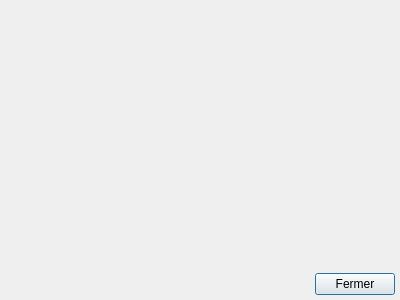
<?xml version="1.0" encoding="UTF-8"?>
<ui version="4.0">
 <class>BaseDialog</class>
 <widget class="QDialog" name="BaseDialog">
  <property name="windowModality">
   <enum>Qt::WindowModal</enum>
  </property>
  <property name="geometry">
   <rect>
    <x>0</x>
    <y>0</y>
    <width>400</width>
    <height>300</height>
   </rect>
  </property>
  <property name="sizePolicy">
   <sizepolicy hsizetype="MinimumExpanding" vsizetype="MinimumExpanding">
    <horstretch>0</horstretch>
    <verstretch>0</verstretch>
   </sizepolicy>
  </property>
  <property name="windowTitle">
   <string>Dialog</string>
  </property>
  <layout class="QVBoxLayout" name="verticalLayout">
   <property name="spacing">
    <number>-1</number>
   </property>
   <property name="leftMargin">
    <number>5</number>
   </property>
   <property name="topMargin">
    <number>5</number>
   </property>
   <property name="rightMargin">
    <number>5</number>
   </property>
   <property name="bottomMargin">
    <number>5</number>
   </property>
   <item>
    <widget class="QWidget" name="centralWidget" native="true">
     <property name="sizePolicy">
      <sizepolicy hsizetype="MinimumExpanding" vsizetype="MinimumExpanding">
       <horstretch>0</horstretch>
       <verstretch>0</verstretch>
      </sizepolicy>
     </property>
    </widget>
   </item>
   <item>
    <layout class="QHBoxLayout" name="horizontalLayout">
     <item>
      <spacer name="horizontalSpacer">
       <property name="orientation">
        <enum>Qt::Horizontal</enum>
       </property>
       <property name="sizeHint" stdset="0">
        <size>
         <width>40</width>
         <height>20</height>
        </size>
       </property>
      </spacer>
     </item>
     <item>
      <widget class="QPushButton" name="btnClose">
       <property name="text">
        <string>Fermer</string>
       </property>
      </widget>
     </item>
    </layout>
   </item>
  </layout>
 </widget>
 <resources/>
 <connections/>
</ui>
